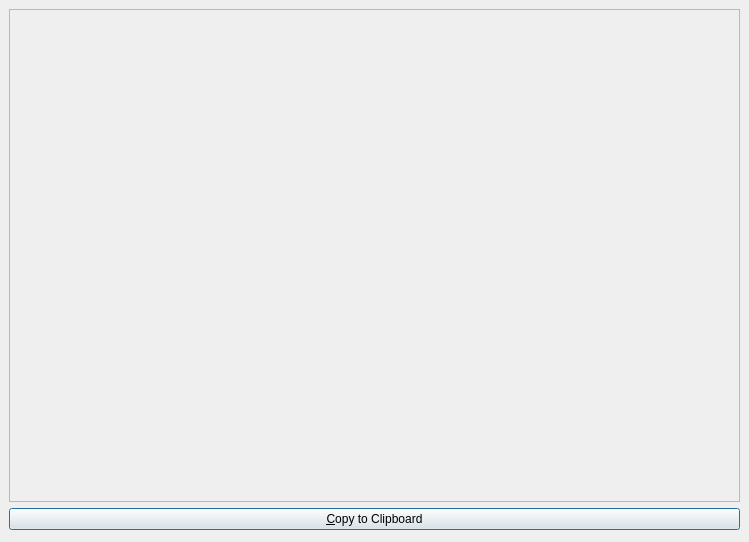
<?xml version="1.0" encoding="UTF-8"?>
<ui version="4.0">
 <class>InfoDialog</class>
 <widget class="QDialog" name="InfoDialog">
  <property name="geometry">
   <rect>
    <x>0</x>
    <y>0</y>
    <width>749</width>
    <height>542</height>
   </rect>
  </property>
  <property name="windowTitle">
   <string>Application Info</string>
  </property>
  <widget class="QWidget" name="gridLayoutWidget">
   <property name="geometry">
    <rect>
     <x>9</x>
     <y>9</y>
     <width>731</width>
     <height>521</height>
    </rect>
   </property>
   <layout class="QGridLayout" name="gridLayout">
    <item row="0" column="0">
     <widget class="QTextEdit" name="appInfo">
      <property name="enabled">
       <bool>false</bool>
      </property>
      <property name="readOnly">
       <bool>false</bool>
      </property>
     </widget>
    </item>
    <item row="1" column="0">
     <widget class="QPushButton" name="copyToClipboardButton">
      <property name="text">
       <string>&amp;Copy to Clipboard</string>
      </property>
     </widget>
    </item>
   </layout>
  </widget>
 </widget>
 <resources/>
 <connections/>
</ui>
